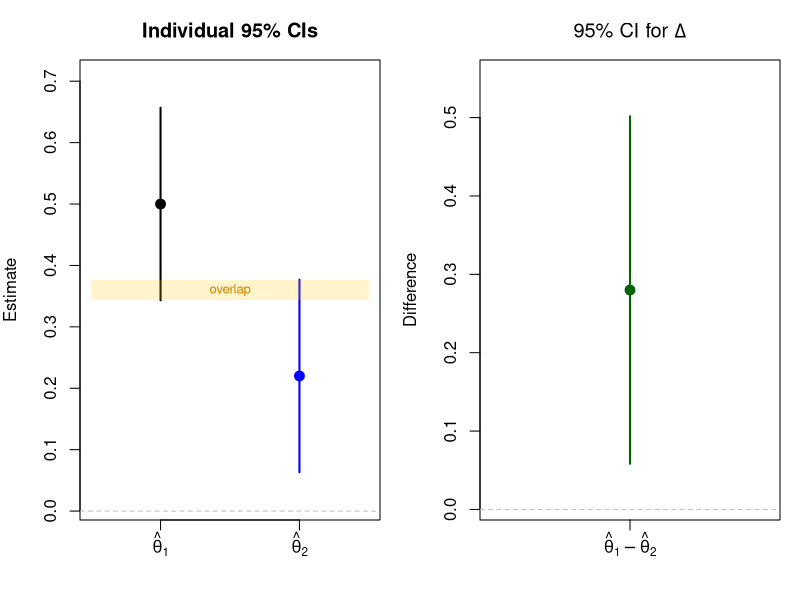
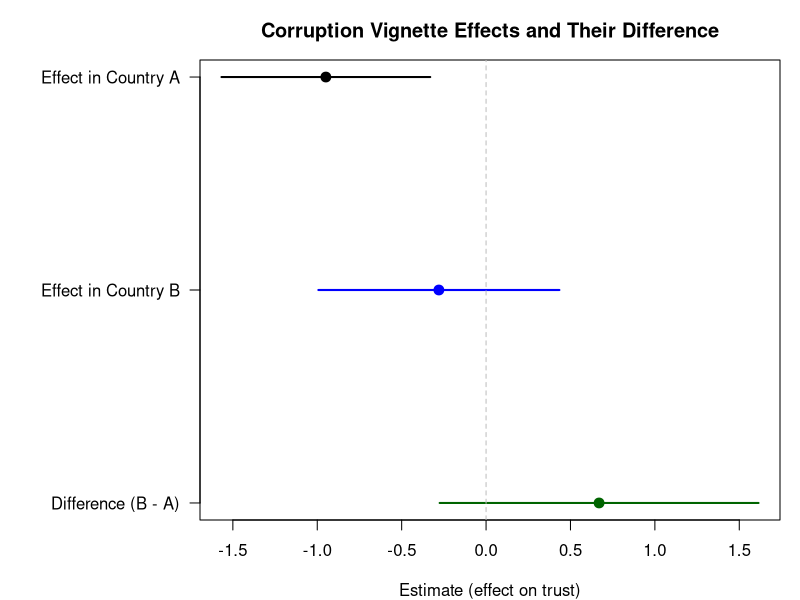
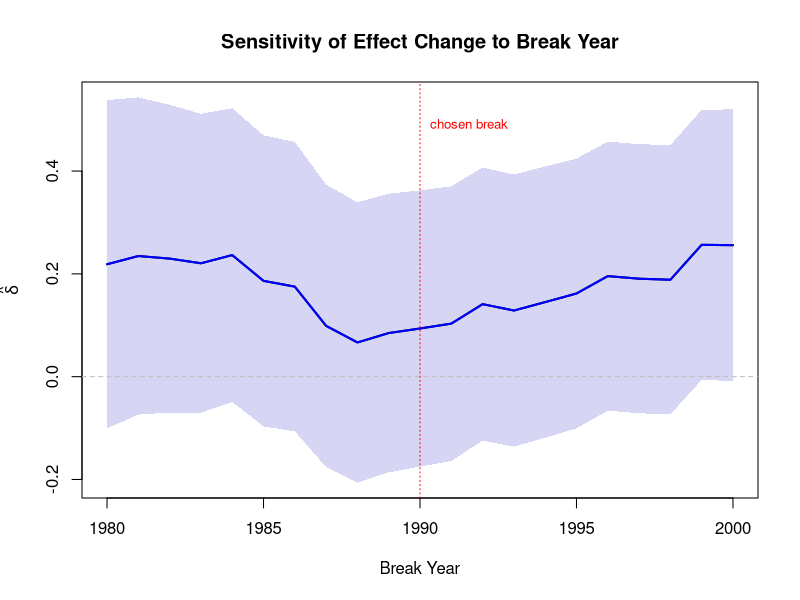

Write R code to recreate these figures, in order.
## ---- chunk 1
#| label: simulate-motivation
#| echo: false

set.seed(2026)
## ---- chunk 2
#| label: motivation-example

set.seed(2020)

# Two experiments with the SAME true effect:
# corruption vignette lowers trust by 0.5 points on 0-10 scale
n_A <- 200
n_B <- 150

# Country A
trust_A_ctrl  <- rnorm(n_A / 2, mean = 5.5, sd = 2)
trust_A_treat <- rnorm(n_A / 2, mean = 5.0, sd = 2)

# Country B (same true effect, smaller sample)
trust_B_ctrl  <- rnorm(n_B / 2, mean = 5.5, sd = 2)
trust_B_treat <- rnorm(n_B / 2, mean = 5.0, sd = 2)

test_A <- t.test(trust_A_treat, trust_A_ctrl)
test_B <- t.test(trust_B_treat, trust_B_ctrl)

cat("Country A: effect on trust =", round(test_A$estimate[1] - test_A$estimate[2], 3),
    ", p =", round(test_A$p.value, 4), "\n")
cat("Country B: effect on trust =", round(test_B$estimate[1] - test_B$estimate[2], 3),
    ", p =", round(test_B$p.value, 4), "\n")
## ---- chunk 3
#| label: ci-overlap-demo

# Fixed estimates chosen so that:
# (1) both individual 95% CIs are above zero
# (2) the two CIs overlap with each other
# (3) the direct test of the difference is significant
hat_1 <- 0.50
hat_2 <- 0.22
se_1  <- 0.08
se_2  <- 0.08

ci_1 <- hat_1 + c(-1, 1) * 1.96 * se_1
ci_2 <- hat_2 + c(-1, 1) * 1.96 * se_2

delta <- hat_1 - hat_2
se_delta <- sqrt(se_1^2 + se_2^2)
ci_delta <- delta + c(-1, 1) * 1.96 * se_delta
z_delta <- delta / se_delta
p_delta <- 2 * pnorm(-abs(z_delta))

cat("Estimate 1:", round(hat_1, 3), " 95% CI: [", round(ci_1[1], 3), ",", round(ci_1[2], 3), "]\n")
cat("Estimate 2:", round(hat_2, 3), " 95% CI: [", round(ci_2[1], 3), ",", round(ci_2[2], 3), "]\n")
cat("CIs overlap:", ci_1[1] < ci_2[2] & ci_2[1] < ci_1[2], "\n\n")
cat("Difference:", round(delta, 3), " SE:", round(se_delta, 3),
    " 95% CI: [", round(ci_delta[1], 3), ",", round(ci_delta[2], 3), "]\n")
cat("z =", round(z_delta, 3), ", p =", round(p_delta, 4), "\n")
## ---- chunk 4
#| label: fig-ci-overlap
#| fig-cap: "Left: Individual 95% CIs for each estimate. Right: Direct 95% CI for the difference. 95% CI overlap does not imply the difference is zero."
#| warning: false

par(mfrow = c(1, 2), mar = c(4, 4, 3, 1))

# Left panel: individual CIs
plot(1, hat_1, xlim = c(0.5, 2.5), ylim = range(c(ci_1, ci_2)) + c(-0.05, 0.05),
     xaxt = "n", xlab = "", ylab = "Estimate",
     main = "Individual 95% CIs", pch = 19, cex = 1.3)
segments(1, ci_1[1], 1, ci_1[2], lwd = 2)
points(2, hat_2, pch = 19, cex = 1.3, col = "blue")
segments(2, ci_2[1], 2, ci_2[2], lwd = 2, col = "blue")
axis(1, at = c(1, 2), labels = c(expression(hat(theta)[1]), expression(hat(theta)[2])))
abline(h = 0, lty = 2, col = "gray")

# Shade overlap region
overlap_lo <- max(ci_1[1], ci_2[1])
overlap_hi <- min(ci_1[2], ci_2[2])
if (overlap_lo < overlap_hi) {
  rect(0.5, overlap_lo, 2.5, overlap_hi,
       col = rgb(1, 0.8, 0, 0.2), border = NA)
  text(1.5, (overlap_lo + overlap_hi) / 2, "overlap", cex = 0.8, col = "orange3")
}

# Right panel: difference CI
plot(1, delta, xlim = c(0.5, 1.5), ylim = range(ci_delta) + c(-0.05, 0.05),
     xaxt = "n", xlab = "", ylab = "Difference",
     main = expression("95% CI for " * Delta), pch = 19, cex = 1.3, col = "darkgreen")
segments(1, ci_delta[1], 1, ci_delta[2], lwd = 2, col = "darkgreen")
axis(1, at = 1, labels = expression(hat(theta)[1] - hat(theta)[2]))
abline(h = 0, lty = 2, col = "gray")

par(mfrow = c(1, 1))
## ---- chunk 5
#| label: assemble-independent

# Reshape the motivation data into data frames
data_A <- data.frame(
  trust = c(trust_A_ctrl, trust_A_treat),
  treat = rep(0:1, each = n_A / 2),
  group = "A"
)
data_B <- data.frame(
  trust = c(trust_B_ctrl, trust_B_treat),
  treat = rep(0:1, each = n_B / 2),
  group = "B"
)
data_pooled <- rbind(data_A, data_B)
## ---- chunk 6
#| label: wrong-approach-independent

model_A <- lm(trust ~ treat, data = data_A)
model_B <- lm(trust ~ treat, data = data_B)

cat("--- Country A ---\n")
cat("Effect on trust:", round(coef(model_A)["treat"], 4),
    " SE:", round(summary(model_A)$coefficients["treat", "Std. Error"], 4),
    " p:", round(summary(model_A)$coefficients["treat", "Pr(>|t|)"], 4), "\n\n")

cat("--- Country B ---\n")
cat("Effect on trust:", round(coef(model_B)["treat"], 4),
    " SE:", round(summary(model_B)$coefficients["treat", "Std. Error"], 4),
    " p:", round(summary(model_B)$coefficients["treat", "Pr(>|t|)"], 4), "\n")
## ---- chunk 7
#| label: correct-z-test

beta_A <- coef(model_A)["treat"]
beta_B <- coef(model_B)["treat"]
se_A <- summary(model_A)$coefficients["treat", "Std. Error"]
se_B <- summary(model_B)$coefficients["treat", "Std. Error"]

delta <- beta_A - beta_B
se_delta <- sqrt(se_A^2 + se_B^2)
z <- delta / se_delta
p <- 2 * pnorm(-abs(z))

cat("Difference (A - B):", round(delta, 4), "\n")
cat("SE of difference:  ", round(se_delta, 4), "\n")
cat("95% CI:            [", round(delta - 1.96 * se_delta, 4), ",",
                             round(delta + 1.96 * se_delta, 4), "]\n")
cat("z =", round(z, 3), ", p =", round(p, 4), "\n")
## ---- chunk 8
#| label: pooled-interaction-independent

model_pooled <- lm(trust ~ treat * group, data = data_pooled)
summary(model_pooled)
## ---- chunk 9
#| label: fig-coefplot-independent
#| fig-cap: "Coefficient plot showing the effect of the corruption vignette on trust in each country and their difference. The difference (delta) answers the correct question."
#| warning: false

coefs_pooled <- coef(model_pooled)
se_pooled <- summary(model_pooled)$coefficients[, "Std. Error"]

effects <- c(
  coefs_pooled["treat"],
  coefs_pooled["treat"] + coefs_pooled["treat:groupB"],
  coefs_pooled["treat:groupB"]
)
ses <- c(
  se_pooled["treat"],
  sqrt(se_pooled["treat"]^2 + se_pooled["treat:groupB"]^2 +
       2 * vcov(model_pooled)["treat", "treat:groupB"]),
  se_pooled["treat:groupB"]
)

labels <- c("Effect in Country A", "Effect in Country B", "Difference (B - A)")
cols <- c("black", "blue", "darkgreen")

par(mar = c(4, 10, 3, 1))
plot(effects, 3:1, xlim = range(c(effects - 1.96 * ses, effects + 1.96 * ses)),
     yaxt = "n", ylab = "", xlab = "Estimate (effect on trust)",
     main = "Corruption Vignette Effects and Their Difference",
     pch = 19, col = cols, cex = 1.3)
segments(effects - 1.96 * ses, 3:1, effects + 1.96 * ses, 3:1, lwd = 2, col = cols)
axis(2, at = 3:1, labels = labels, las = 1)
abline(v = 0, lty = 2, col = "gray")
par(mar = c(5, 4, 4, 2) + 0.1)
## ---- chunk 10
#| label: simulate-panel
#| echo: false

set.seed(4)

n_countries <- 20
years <- 1970:2020
n_years <- length(years)

country_id <- rep(1:n_countries, each = n_years)
year <- rep(years, times = n_countries)
N <- length(country_id)

# Country fixed effects
alpha_i <- rep(rnorm(n_countries, 0, 2), each = n_years)

# Time trend
tau_t <- 0.02 * (year - 1970)

# Policy variable
x <- rnorm(N, mean = 0, sd = 1)

# Constant true effect: beta = 0.3 in both periods
post <- as.integer(year >= 1990)
beta_true <- 0.3

y <- alpha_i + tau_t + beta_true * x + rnorm(N, 0, 2)

panel <- data.frame(
  country = country_id,
  year = year,
  x = x,
  y = y,
  post = post
)
## ---- chunk 11
#| label: wrong-panel-split

panel_early <- panel[panel$post == 0, ]
panel_late  <- panel[panel$post == 1, ]

model_early <- lm(y ~ x + factor(country), data = panel_early)
model_late  <- lm(y ~ x + factor(country), data = panel_late)

cat("--- 1970-1989 ---\n")
cat("Effect of X:", round(coef(model_early)["x"], 4),
    " SE:", round(summary(model_early)$coefficients["x", "Std. Error"], 4),
    " p:", round(summary(model_early)$coefficients["x", "Pr(>|t|)"], 4), "\n\n")

cat("--- 1990-2020 ---\n")
cat("Effect of X:", round(coef(model_late)["x"], 4),
    " SE:", round(summary(model_late)$coefficients["x", "Std. Error"], 4),
    " p:", round(summary(model_late)$coefficients["x", "Pr(>|t|)"], 4), "\n")
## ---- chunk 12
#| label: correct-panel-interaction

model_panel <- lm(y ~ x * post + factor(country) + factor(year), data = panel)

coefs <- summary(model_panel)$coefficients
cat("Interaction Term:    ", round(coefs["x:post", "Estimate"], 4),
    " SE:", round(coefs["x:post", "Std. Error"], 4),
    " p:", round(coefs["x:post", "Pr(>|t|)"], 4), "\n")
## ---- chunk 13
#| label: fig-break-robustness
#| fig-cap: "Estimated change in the effect of X (delta) for different break years. The shaded region shows the 95% CI."
#| warning: false

break_years <- 1980:2000
deltas <- numeric(length(break_years))
ses <- numeric(length(break_years))

for (i in seq_along(break_years)) {
  panel$post_alt <- as.integer(panel$year >= break_years[i])
  m <- lm(y ~ x * post_alt + factor(country)+factor(year), data = panel)
  cs <- summary(m)$coefficients
  if ("x:post_alt" %in% rownames(cs)) {
    deltas[i] <- cs["x:post_alt", "Estimate"]
    ses[i] <- cs["x:post_alt", "Std. Error"]
  }
}

plot(break_years, deltas, type = "l", lwd = 2,
     ylim = range(c(deltas - 1.96 * ses, deltas + 1.96 * ses)),
     xlab = "Break Year", ylab = expression(hat(delta)),
     main = "Sensitivity of Effect Change to Break Year")
polygon(c(break_years, rev(break_years)),
        c(deltas + 1.96 * ses, rev(deltas - 1.96 * ses)),
        col = rgb(0.2, 0.2, 0.8, 0.2), border = NA)
lines(break_years, deltas, lwd = 2, col = "blue")
abline(h = 0, lty = 2, col = "gray")
abline(v = 1990, lty = 3, col = "red")
text(1990, max(deltas + 1.96 * ses) * 0.9, "chosen break", col = "red", cex = 0.8, pos = 4)
## ---- chunk 14
#| label: cheat-sheet
#| echo: false

cheat <- data.frame(
  Scenario = c(
    "Independent samples, large N",
    "Independent samples, pooled model available",
    "Same units, time split (panel)",
    "Same units, geographic or group split",
    "Overlapping / nested samples",
    "Nonlinear model (logit, Poisson)",
    "Many subgroup comparisons"
  ),
  Method = c(
    "z-test with summed variances (Eq. 2)",
    "Pooled regression + interaction term",
    "Pooled panel model + period interaction, cluster SEs",
    "Pooled model + group interaction, unit FE",
    "Covariance-aware test (Eq. 3) or stacked/simultaneous model",
    "Compare marginal effects or predicted probabilities, not raw coefficients",
    "Multiple-comparison correction"
  ),
  `Key_Assumption` = c(
    "Independence of samples",
    "Common error variance or heteroskedasticity-robust SEs",
    "Correct FE/RE specification, adequate clustering",
    "Correct grouping, sufficient within-group variation",
    "Correct covariance estimation",
    "Correct specification of both models",
    "Pre-specified subgroups; correction method chosen ex ante"
  )
)

knitr::kable(cheat, col.names = c("Scenario", "Recommended Method", "Key Assumption"),
             caption = "Quick reference: choosing a method for comparing estimates")
